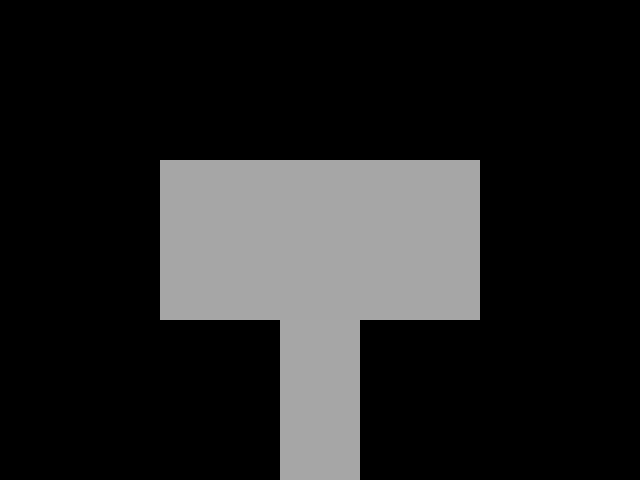

This is a level from a 2D game, rendered from its Tiled map with the project's own tilesets. A one-line summary and the complete map file follow:
An orthogonal 16x12 tile map with 40x40 px tiles, 1 tile layer (Tile Layer 1) and 11 objects (npc, transition, hideparty, spawn).

<map version="1.8" tiledversion="1.8.6" orientation="orthogonal" renderorder="right-down" width="16" height="12" tilewidth="40" tileheight="40" infinite="0" nextlayerid="5" nextobjectid="15">
 <editorsettings>
  <export target="mysteryman.lua" format="lua" />
 </editorsettings>
 <properties>
  <property name="border" value="simple" />
 </properties>
 <tileset firstgid="1" source="../tilesets/newhome.tsx" />
 <layer id="1" name="Tile Layer 1" width="16" height="12">
  <data encoding="csv">
0,0,0,0,0,0,0,0,0,0,0,0,0,0,0,0,
0,0,0,0,0,0,0,0,0,0,0,0,0,0,0,0,
0,0,0,0,0,0,0,0,0,0,0,0,0,0,0,0,
0,0,0,0,0,0,0,0,0,0,0,0,0,0,0,0,
0,0,0,0,17,17,17,17,17,17,17,17,0,0,0,0,
0,0,0,0,17,17,17,17,17,17,17,17,0,0,0,0,
0,0,0,0,17,17,17,17,17,17,17,17,0,0,0,0,
0,0,0,0,17,17,17,17,17,17,17,17,0,0,0,0,
0,0,0,0,0,0,0,17,17,0,0,0,0,0,0,0,
0,0,0,0,0,0,0,17,17,0,0,0,0,0,0,0,
0,0,0,0,0,0,0,17,17,0,0,0,0,0,0,0,
0,0,0,0,0,0,0,17,17,0,0,0,0,0,0,0
</data>
 </layer>
 <objectgroup color="#0000ff" id="2" name="collision">
  <object id="1" x="240" y="320" width="40" height="160" />
  <object id="2" x="360" y="320" width="40" height="160" />
  <object id="3" x="400" y="320" width="80" height="40" />
  <object id="4" x="160" y="320" width="80" height="40" />
  <object id="5" x="120" y="160" width="40" height="160" />
  <object id="6" x="160" y="120" width="320" height="40" />
  <object id="7" x="480" y="160" width="40" height="160" />
 </objectgroup>
 <objectgroup color="#ff00ff" id="3" name="objects">
  <object id="8" name="npc" x="320" y="260">
   <properties>
    <property name="actor" value="mysteryman" />
    <property name="cutscene" value="devhotel.mysteryman" />
   </properties>
   <point />
  </object>
  <object id="9" name="transition" x="280" y="480" width="80" height="40">
   <properties>
    <property name="map" value="devhotel/fakehallway" />
    <property name="marker" value="entrydoor" />
   </properties>
  </object>
  <object id="14" name="hideparty" x="120" y="120" width="400" height="360" />
 </objectgroup>
 <objectgroup color="#7f00ff" id="4" name="markers">
  <object id="11" name="spawn" x="320" y="440">
   <point />
  </object>
 </objectgroup>
</map>
